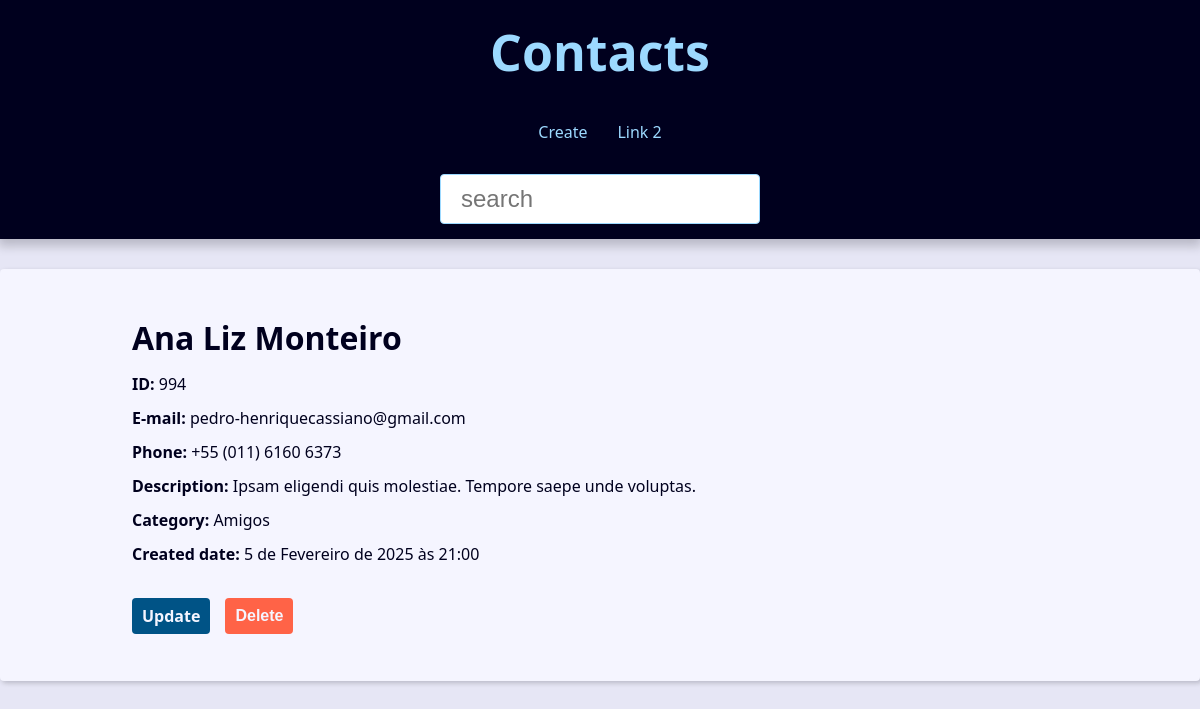
Page /contact/994/ on the committed database.
### contact/models.py (models this page shows, shortened)
class Contact(models.Model):
    first_name = models.CharField(max_length=50)
    last_name = models.CharField(max_length=50, blank=True)
    phone = models.CharField(max_length=50)
    email = models.EmailField(max_length=254, blank=True, verbose_name='E-mail')
    created_date = models.DateTimeField(default=timezone.now)
    description = models.TextField(blank=True)
    show = models.BooleanField(default=True)
    image = models.ImageField(blank=True, upload_to='pictures/%Y/%m/')
    category = models.ForeignKey(Category, on_delete=models.SET_NULL, blank=True, null=True)
    owner = models.ForeignKey(User, on_delete=models.SET_NULL, null=True, blank=True)

class Category(models.Model):
    class Meta:
        verbose_name = 'Category'
        verbose_name_plural = 'Categories'
    name = models.CharField(max_length=50)

### contact/views.py (the view)
# urls.py: path('contact/<int:contact_id>/', views.contact, name='contact'),
def contact(request, contact_id):
    single_contact = get_object_or_404(Contact, id=contact_id, show=True)
    context = {
        'contact': single_contact,
        'site_title': f'{single_contact.first_name} {single_contact.last_name} - '
    }
    return render(
        request,
        'contact/contact.html',
        context,
    )

### contact/templates/contact/contact.html (shortened to what this page needs)
{% extends "global/base.html" %}
{% block content %}
<div class="single-contact">
    <h1 class="single-contact-name">
        {{contact.first_name}} {{contact.last_name}}
    </h1>
    <p><b>ID:</b> {{contact.id}} </p>
    <p><b>E-mail:</b> {{contact.email}} </p>
    <p><b>Phone:</b> {{contact.phone}} </p>
    <p><b>Description:</b> {{contact.description}} </p>
    <p><b>Category:</b> {{contact.category.name}} </p>
    <p><b>Created date:</b> {{contact.created_date}} </p>
    <div class="contact-links">
        <a class="btn btn-link" href="{% url "contact:update" contact.id %}">Update</a>
        <form action="{% url "contact:delete" contact.id %}" method="POST">
            {% if confirmation == 'no' %}
            <input type="hidden" name="confirmation" value="yes">
            <button class="btn btn-link btn-delete" type="submit">Confirma?</button>
            {% else %}
            <button class="btn btn-link btn-delete" type="submit">Delete</button>
            {% endif %}
        </form>
    </div>
</div>
{% endblock content %}

### base_static/global/css/styles.css (style rules this page uses)
:root { --spacing: 1.5rem; --link-dark-color: rgb(0, 83, 134); --link-light-color: rgb(156, 217, 255); --clr-white: rgb(245, 245, 255); --clr-black: rgb(0, 0, 30); --clr-light-gray: rgb(230, 230, 245); --clr-dark-shadow-5: rgba(0, 0, 10, 5%); --clr-dark-shadow-10: rgba(0, 0, 10, 10%); --clr-dark-shadow-20: rgba(0, 0, 10, 20%); --clr-light-shadow-5: rgba(200, 200, 255, 5%); --clr-light-shadow-10: rgba(200, 200, 255, 10%); --clr-light-shadow-20: rgba(200, 200, 255, 20%); --main-page-width: 120rem; --table-min-width: 60rem; --biggest-font-size: 5rem; --bigger-font-size: 4rem; --big-font-size: 3.2rem; --medium-font-size: 2.4rem; --small-font-size: 1.6rem; --smaller-font-size: 1.4rem; --smallest-font-size: 1.2rem; --transition-fast: 300ms; --transition-medium: 600ms; --transition-slow: 1s; --default-border-radius: 4px; }
*, *::before, *::after { margin: 0; padding: 0; box-sizing: border-box; }
html { font-size: 62.5%; }
body { font-family: system-ui, -apple-system, BlinkMacSystemFont, 'Segoe UI', Roboto, Oxygen, Ubuntu, Cantarell, 'Open Sans', 'Helvetica Neue', sans-serif; line-height: 1.5; font-size: var(--small-font-size); color: var(--clr-black); -webkit-font-smoothing: antialiased; background: var(--clr-light-gray); }
a { text-decoration: none; }
@media (min-width: 600px) { .single-contact { max-width: 80%; margin: calc(var(--spacing) * 2) auto; } }
.single-contact h1 { margin: 1rem 0; }
.single-contact p { margin: 1rem 0; }
.btn { background-color: var(--link-dark-color); color: var(--clr-white); font-weight: bold; border: none; padding: 1rem 2rem; border-radius: var(--default-border-radius); cursor: pointer; transition: filter var(--transition-fast) ease-in-out; }
a:-webkit-any-link { text-decoration: none; }
.contact-links { margin-block: calc(var(--small-font-size) * 2); display: flex; align-items: center; gap: 0 var(--spacing); }
.btn-link { font-size: var(--small-font-size); text-decoration: none; font-weight: bold; padding: 1rem; display: block; line-height: var(--small-font-size); }
.btn-delete { background: tomato; }

### rows in the picture
Contact: first_name "Ana", last_name "Liz Monteiro", id "994", email "pedro-henriquecassiano@gmail.com", phone "+55 (011) 6160 6373", description "Ipsam eligendi quis molestiae. Tempore saepe unde voluptas.", category.name "Amigos", created_date "5 de Fevereiro de 2025 às 21:00"
